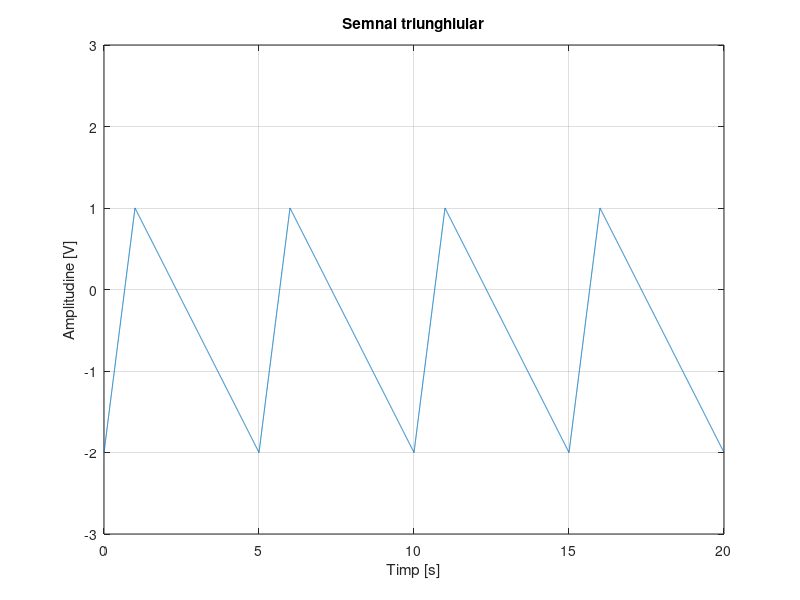

The MATLAB script that drew this image:
f=0.2                                           %frecventa 0.2 pentru o perioada de 5s
t=0:0.002:20;
A=1.5;
y=A*sawtooth(2*pi*0.2*t,0.2)                    %functia sawtooth genereaza un semnal triunghiular 
                                                %0.2 e parametrul scalar care determina punctul intre 0 si 2pi unde se produce maximul
                                                %am avut nevoie de acest parametru pentru a avea o panta de crestere de 1V/s
plot(t,y-0.5), grid;                            %scad 0.5 pentru a avea maxim de 1 si minim de -2 (A=1.5)
axis([0,20,-3,3])
title('Semnal triunghiular')
xlabel('Timp [s]')
ylabel('Amplitudine [V]')
